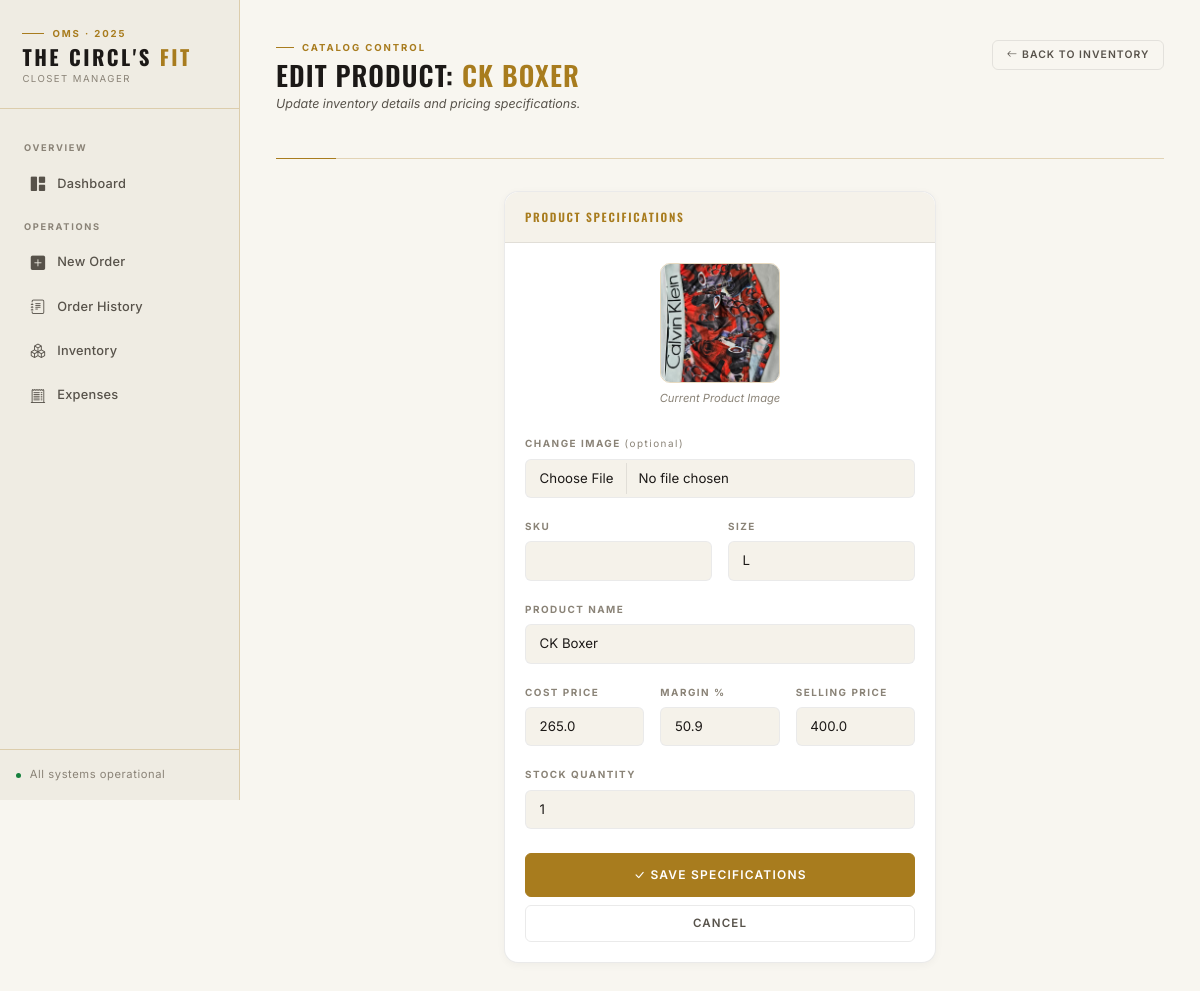
The page /edit_product/435 on the database as committed earlier.
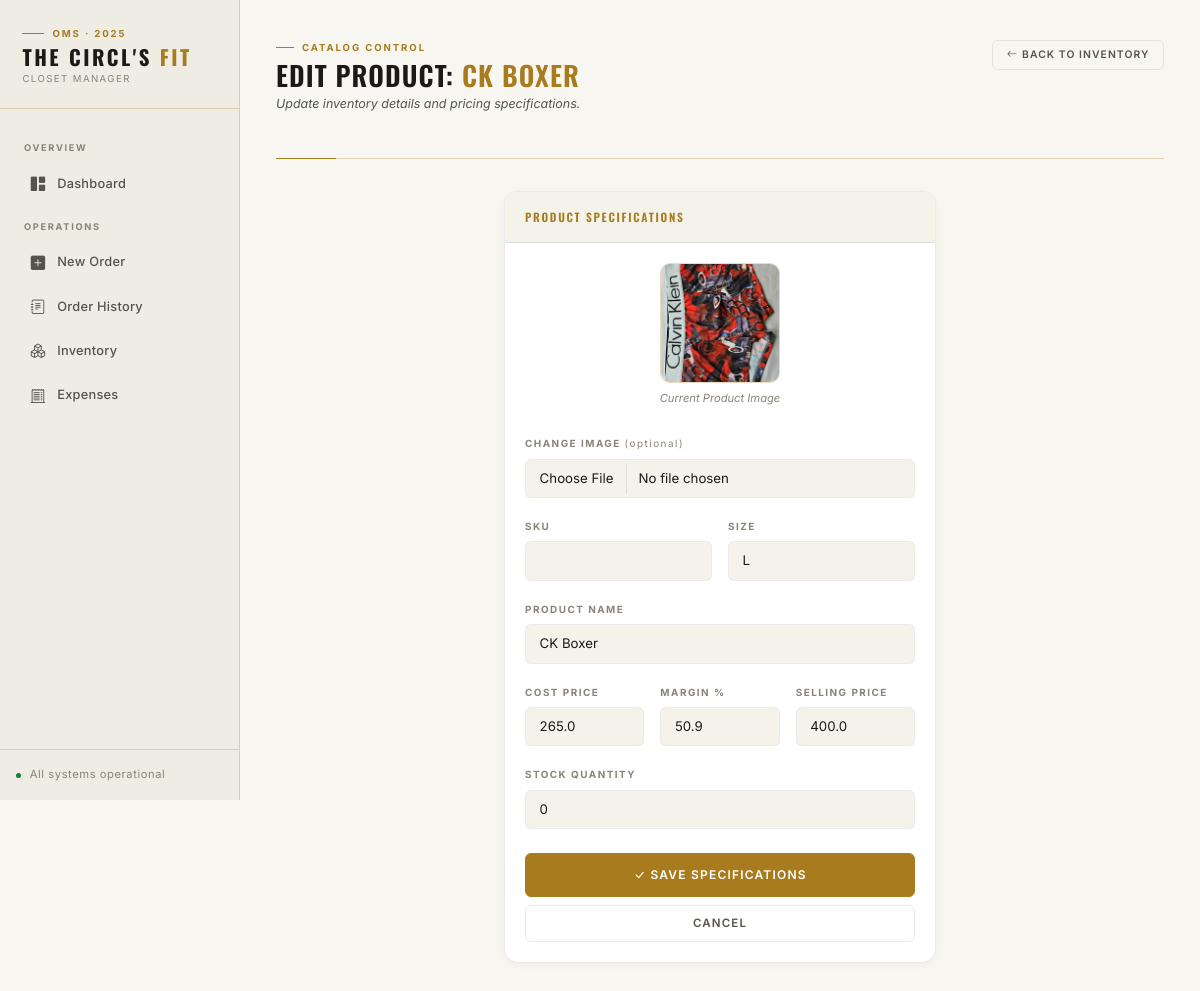
The same page on the database as committed later.
### app.py (models this page shows)
class Product(db.Model):
    id = db.Column(db.Integer, primary_key=True)
    sku = db.Column(db.String(50), unique=True, nullable=True)
    name = db.Column(db.String(100), nullable=False)
    size = db.Column(db.String(10), nullable=False)
    cost_price = db.Column(db.Float, default=0.0)
    price = db.Column(db.Float, nullable=False)
    stock = db.Column(db.Integer, default=0)
    image = db.Column(db.String(100), nullable=True)

### app.py (the view, shortened to what this page needs)
@app.route('/edit_product/<int:id>', methods=['GET', 'POST'])
def edit_product(id):
    product = Product.query.get_or_404(id)
    return render_template('edit_product.html', p=product)

### templates/edit_product.html (shortened to what the changed rows need)
{% extends "layout.html" %}
{% block content %}
<div class="page-header">
    <div>
        <h1>Edit Product: <span class="gold">{{ p.name }}</span></h1>
    </div>
</div>
<div class="row justify-content-center">
    <div class="col-md-7 col-lg-6">
        <div class="card">
            <div class="card-body">
                <form method="POST" enctype="multipart/form-data">
                    {% if p.image %}
                    <div class="text-center mb-4">
                        <img src="{{ url_for('static', filename='uploads/' + p.image) }}"
                             style="width: 120px; height: 120px; object-fit: cover; border-radius: var(--r-md); border: 1px solid var(--line);">
                        <div style="font-size: 0.7rem; color: var(--text-tertiary); margin-top: 0.4rem; font-style: italic;">Current Product Image</div>
                    </div>
                    {% endif %}
                    <div class="row mb-3 g-3">
                        <div class="col">
                            <label class="form-label">Size</label>
                            <input type="text" name="size" class="form-control" value="{{ p.size }}" required>
                        </div>
                    </div>
                    <div class="mb-3">
                        <label class="form-label">Product Name</label>
                        <input type="text" name="name" class="form-control" value="{{ p.name }}" required>
                    </div>
                    <div class="row mb-3 g-3">
                        <div class="col-4">
                            <label class="form-label">Cost Price</label>
                            <input type="number" name="cost_price" id="costPriceInput" class="form-control" step="0.01" value="{{ p.cost_price }}" required>
                        </div>
                        <div class="col-4">
                            <label class="form-label">Selling Price</label>
                            <input type="number" name="price" id="sellingPriceInput" class="form-control" step="0.01" value="{{ p.price }}" required>
                        </div>
                    </div>
                    <div class="mb-4">
                        <label class="form-label">Stock Quantity</label>
                        <input type="number" name="stock" class="form-control" value="{{ p.stock }}" required>
                    </div>
                </form>
            </div>
        </div>
    </div>
</div>
{% endblock %}

Rows that differ between the two databases and show on the page:
changed Product "CK BOXER": stock "1" → "0"
